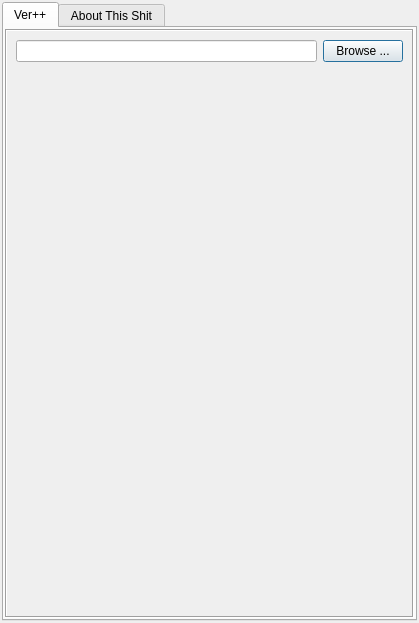
<?xml version="1.0" encoding="UTF-8"?>
<ui version="4.0">
 <class>Dialog</class>
 <widget class="QDialog" name="Dialog">
  <property name="geometry">
   <rect>
    <x>0</x>
    <y>0</y>
    <width>419</width>
    <height>623</height>
   </rect>
  </property>
  <property name="windowTitle">
   <string>ver++ 0.1 by Biubiubiu 大</string>
  </property>
  <layout class="QVBoxLayout" name="verticalLayout">
   <property name="margin">
    <number>2</number>
   </property>
   <item>
    <widget class="QTabWidget" name="tabWidget">
     <property name="currentIndex">
      <number>0</number>
     </property>
     <widget class="QWidget" name="tab">
      <attribute name="title">
       <string>Ver++</string>
      </attribute>
      <layout class="QVBoxLayout" name="verticalLayout_2">
       <property name="margin">
        <number>1</number>
       </property>
       <item>
        <widget class="QScrollArea" name="scrollArea">
         <property name="frameShape">
          <enum>QFrame::Box</enum>
         </property>
         <property name="frameShadow">
          <enum>QFrame::Sunken</enum>
         </property>
         <property name="widgetResizable">
          <bool>true</bool>
         </property>
         <property name="alignment">
          <set>Qt::AlignLeading|Qt::AlignLeft|Qt::AlignTop</set>
         </property>
         <widget class="QWidget" name="scrollAreaWidgetContents">
          <property name="geometry">
           <rect>
            <x>0</x>
            <y>0</y>
            <width>407</width>
            <height>592</height>
           </rect>
          </property>
          <layout class="QHBoxLayout" name="horizontalLayout_2">
           <item>
            <layout class="QVBoxLayout" name="verWidgetLayout">
             <item>
              <layout class="QHBoxLayout" name="horizontalLayout">
               <item>
                <widget class="QLineEdit" name="repoDirLE"/>
               </item>
               <item>
                <widget class="QPushButton" name="browseBtn">
                 <property name="text">
                  <string>Browse ...</string>
                 </property>
                </widget>
               </item>
              </layout>
             </item>
             <item>
              <spacer name="verticalSpacer">
               <property name="orientation">
                <enum>Qt::Vertical</enum>
               </property>
               <property name="sizeHint" stdset="0">
                <size>
                 <width>20</width>
                 <height>40</height>
                </size>
               </property>
              </spacer>
             </item>
            </layout>
           </item>
          </layout>
         </widget>
        </widget>
       </item>
      </layout>
     </widget>
     <widget class="QWidget" name="aboutTab">
      <attribute name="title">
       <string>About This Shit</string>
      </attribute>
     </widget>
    </widget>
   </item>
  </layout>
 </widget>
 <resources/>
 <connections/>
</ui>
